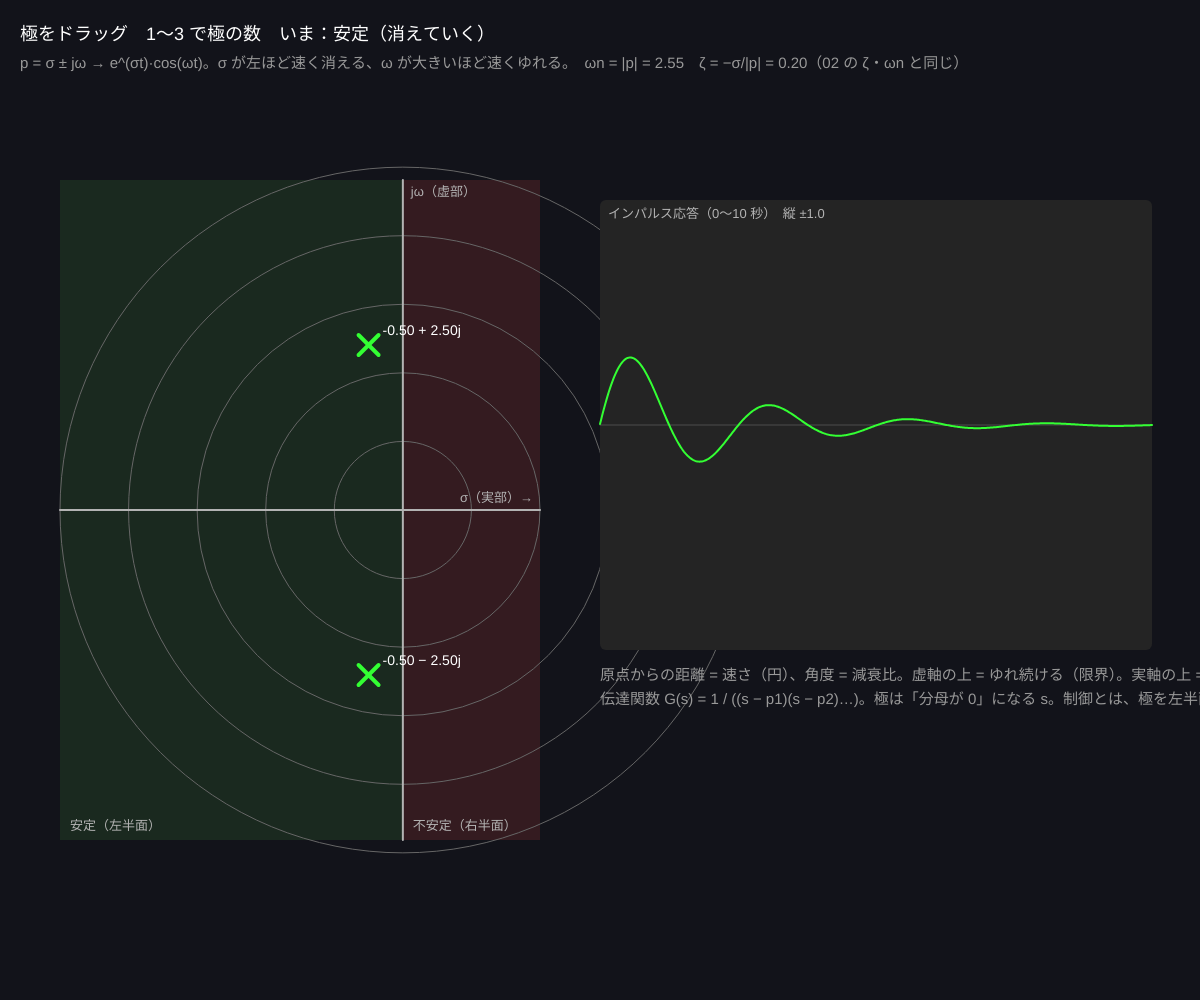
Frame 1 (no input)
Frame 60 (no input): identical to frame 1, image omitted
Frame 120 (the mouse pressed at the canvas centre since frame 60): identical to frame 1, image omitted

The p5.js sketch that drew this single still picture (run headless with seeded random() and noise() and a simulated clock; from frame 60 on, the mouse is pressed at the canvas centre):

// p5.js sketch
// ── sketch.js
// ============================================
// 03 極と安定性（s 平面）
// システムの「性格」は極（伝達関数の分母が 0 になる s）で決まる
//   極 p = σ ± jω　→　応答は e^(σt) cos(ωt)
//   σ < 0（左半面）なら消えていく = 安定、σ > 0（右半面）なら育つ = 不安定
// 極をマウスでドラッグ / 1〜3 で極の数（実数 1 つ・複素対・対 + 実数）
// ============================================

let mode = 2; // ★ 1 = 実数極 1 つ、2 = 複素共役の対、3 = 対 + 実数極
let poles = [];
let dragging = -1;
let Tmax = 10; // ★ インパルス応答を計算する時間 [秒]
let resp = [];
let planeX, planeY, planeW, planeH;
let sigRange = [-5, 2], omRange = [-5, 5];

function setup() {
  createCanvas(windowWidth, windowHeight);
  colorMode(HSB, 360, 100, 100, 100);
  makePoles();
}

function makePoles() {
  if (mode === 1) poles = [{ re: -1, im: 0 }];
  else if (mode === 2) poles = [{ re: -0.5, im: 2.5 }, { re: -0.5, im: -2.5 }];
  else poles = [{ re: -0.5, im: 2.5 }, { re: -0.5, im: -2.5 }, { re: -2, im: 0 }];
}

function draw() {
  background(230, 30, 10);
  planeX = width * 0.05; planeY = height * 0.18; planeW = width * 0.4; planeH = height * 0.66;
  resp = impulseResponse(poles, Tmax);

  // ---- s 平面
  noStroke(); fill(120, 50, 30, 40); // 左半面 = 安定
  rect(planeX, planeY, sx(0) - planeX, planeH);
  fill(0, 60, 40, 40); // 右半面 = 不安定
  rect(sx(0), planeY, planeX + planeW - sx(0), planeH);
  stroke(0, 0, 40); strokeWeight(1); noFill();
  for (let R = 1; R <= 5; R++) circle(sx(0), sy(0), 2 * (sx(R) - sx(0)));
  stroke(0, 0, 70); strokeWeight(2);
  line(sx(0), planeY, sx(0), planeY + planeH); line(planeX, sy(0), planeX + planeW, sy(0));
  noStroke(); fill(0, 0, 70); textSize(13);
  text('σ（実部）→', planeX + planeW - 80, sy(0) - 8);
  text('jω（虚部）', sx(0) + 8, planeY + 16);
  text('安定（左半面）', planeX + 10, planeY + planeH - 10);
  text('不安定（右半面）', sx(0) + 10, planeY + planeH - 10);
  // 極
  for (let i = 0; i < poles.length; i++) {
    let p = poles[i];
    stroke(p.re < 0 ? 120 : 0, 80, 100); strokeWeight(4);
    let X = sx(p.re), Y = sy(p.im);
    line(X - 10, Y - 10, X + 10, Y + 10); line(X - 10, Y + 10, X + 10, Y - 10);
    noStroke(); fill(0, 0, 100); textSize(14);
    text(nf(p.re, 1, 2) + (p.im >= 0 ? ' + ' : ' − ') + nf(abs(p.im), 1, 2) + 'j', X + 14, Y - 10);
  }

  // ---- インパルス応答（右）
  let gx = width * 0.5, gy = height * 0.2, gw = width * 0.46, gh = height * 0.45;
  let peakAbs = 1;
  for (let v of resp) peakAbs = max(peakAbs, abs(v));
  peakAbs = min(peakAbs, 20);
  noStroke(); fill(0, 0, 14); rect(gx, gy, gw, gh, 6);
  stroke(0, 0, 30); strokeWeight(1); line(gx, gy + gh / 2, gx + gw, gy + gh / 2);
  let maxRe = max(...poles.map((p) => p.re));
  stroke(maxRe < 0 ? 120 : maxRe > 0 ? 0 : 45, 80, 100); strokeWeight(2); noFill();
  beginShape();
  for (let i = 0; i < resp.length; i++) vertex(map(i, 0, resp.length - 1, gx, gx + gw), map(constrain(resp[i], -peakAbs, peakAbs), -peakAbs, peakAbs, gy + gh, gy));
  endShape();
  noStroke(); fill(0, 0, 70); textSize(13);
  text('インパルス応答（0〜' + Tmax + ' 秒）　縦 ±' + nf(peakAbs, 1, 1), gx + 8, gy + 18);

  // ---- 説明
  let verdict = maxRe < -1e-6 ? '安定（消えていく）' : maxRe > 1e-6 ? '不安定（育っていく）' : '限界（ゆれ続ける）';
  let main = poles[0];
  let wn = sqrt(main.re * main.re + main.im * main.im), zeta = wn > 0 ? -main.re / wn : 0;
  noStroke();
  fill(0, 0, 100);
  textSize(18);
  text('極をドラッグ　1〜3 で極の数　いま：' + verdict, 20, 40);
  fill(0, 0, 60);
  textSize(15);
  text('p = σ ± jω → e^(σt)·cos(ωt)。σ が左ほど速く消える、ω が大きいほど速くゆれる。' + (mode >= 2 ? '　ωn = |p| = ' + nf(wn, 1, 2) + '　ζ = −σ/|p| = ' + nf(zeta, 1, 2) + '（02 の ζ・ωn と同じ）' : ''), 20, 68);
  fill(0, 0, 60);
  text('原点からの距離 = 速さ（円）、角度 = 減衰比。虚軸の上 = ゆれ続ける（限界）。実軸の上 = ゆれない', gx, gy + gh + 30);
  text('伝達関数 G(s) = 1 / ((s − p1)(s − p2)…)。極は「分母が 0」になる s。制御とは、極を左半面の好きな場所に動かすこと（→ 08・10）', gx, gy + gh + 54);
}

// 画面座標 ↔ s 平面
function sx(re) { return map(re, sigRange[0], sigRange[1], planeX, planeX + planeW); }
function sy(im) { return map(im, omRange[0], omRange[1], planeY + planeH, planeY); }

function mousePressed() {
  dragging = -1;
  for (let i = 0; i < poles.length; i++) if (dist(mouseX, mouseY, sx(poles[i].re), sy(poles[i].im)) < 25) dragging = i;
}
function mouseDragged() {
  if (dragging < 0) return;
  let re = constrain(map(mouseX, planeX, planeX + planeW, sigRange[0], sigRange[1]), sigRange[0], sigRange[1]);
  let im = constrain(map(mouseY, planeY + planeH, planeY, omRange[0], omRange[1]), omRange[0], omRange[1]);
  let p = poles[dragging];
  if (p.im === 0 && abs(im) < 0.3) im = 0; // 実軸の極は実軸上に留まる
  if (mode >= 2 && dragging < 2) { // 複素対は鏡写し
    if (abs(im) < 0.15) im = 0.15 * (p.im >= 0 ? 1 : -1);
    poles[0] = { re, im: abs(im) }; poles[1] = { re, im: -abs(im) };
  } else poles[dragging] = { re, im: 0 };
}
function mouseReleased() { dragging = -1; }
function keyPressed() {
  if (key >= '1' && key <= '3') { mode = int(key); makePoles(); }
}

// ---------- やってみよう ----------
// 1. 複素対を虚軸（σ = 0）の上に置く → 永遠にゆれる。右へ出すと？
// 2. 対を原点から遠ざける（同じ角度のまま）→ 形は同じで速くなる
// 3. 3 で実数極を −0.2 に置く → ゆっくりの極が「支配的」になり、ゆれが見えにくくなる
// 4. 実数極を右半面に置く → ゆれずに発散する（指数関数的に育つ）


// ==================================================
// ここから下は「応答を計算する道具」です
// ==================================================
// 極のリスト → 分母多項式の係数（昇べき：a[0] + a[1] s + … + s^n）
function polyFromPoles(ps) {
  let a = [1];
  let used = new Array(ps.length).fill(false);
  for (let i = 0; i < ps.length; i++) {
    if (used[i]) continue;
    let f;
    if (abs(ps[i].im) < 1e-9) f = [-ps[i].re, 1]; // (s − p)
    else { // (s − p)(s − p̄) = s² − 2σ s + (σ² + ω²)
      f = [ps[i].re * ps[i].re + ps[i].im * ps[i].im, -2 * ps[i].re, 1];
      for (let j = i + 1; j < ps.length; j++) if (!used[j] && abs(ps[j].re - ps[i].re) < 1e-9 && abs(ps[j].im + ps[i].im) < 1e-9) { used[j] = true; break; }
    }
    used[i] = true;
    a = polyMul(a, f);
  }
  return a;
}
function polyMul(a, b) {
  let out = new Array(a.length + b.length - 1).fill(0);
  for (let i = 0; i < a.length; i++) for (let j = 0; j < b.length; j++) out[i + j] += a[i] * b[j];
  return out;
}
// 1/分母 のインパルス応答：y^(n) = −Σ a_i y^(i)、初期値 y^(n−1)(0) = 1
function impulseResponse(ps, T) {
  let a = polyFromPoles(ps), n = a.length - 1;
  let z = new Array(n).fill(0);
  z[n - 1] = 1;
  let out = [], h = 0.004, steps = round(T / h), every = max(1, floor(steps / 500));
  for (let k = 0; k < steps; k++) {
    let top = 0;
    for (let i = 0; i < n; i++) top -= a[i] * z[i];
    for (let i = 0; i < n - 1; i++) z[i] += z[i + 1] * h;
    z[n - 1] += top * h;
    for (let i = 0; i < n; i++) z[i] = constrain(z[i], -1e6, 1e6);
    if (k % every === 0) out.push(z[0]);
  }
  return out;
}
